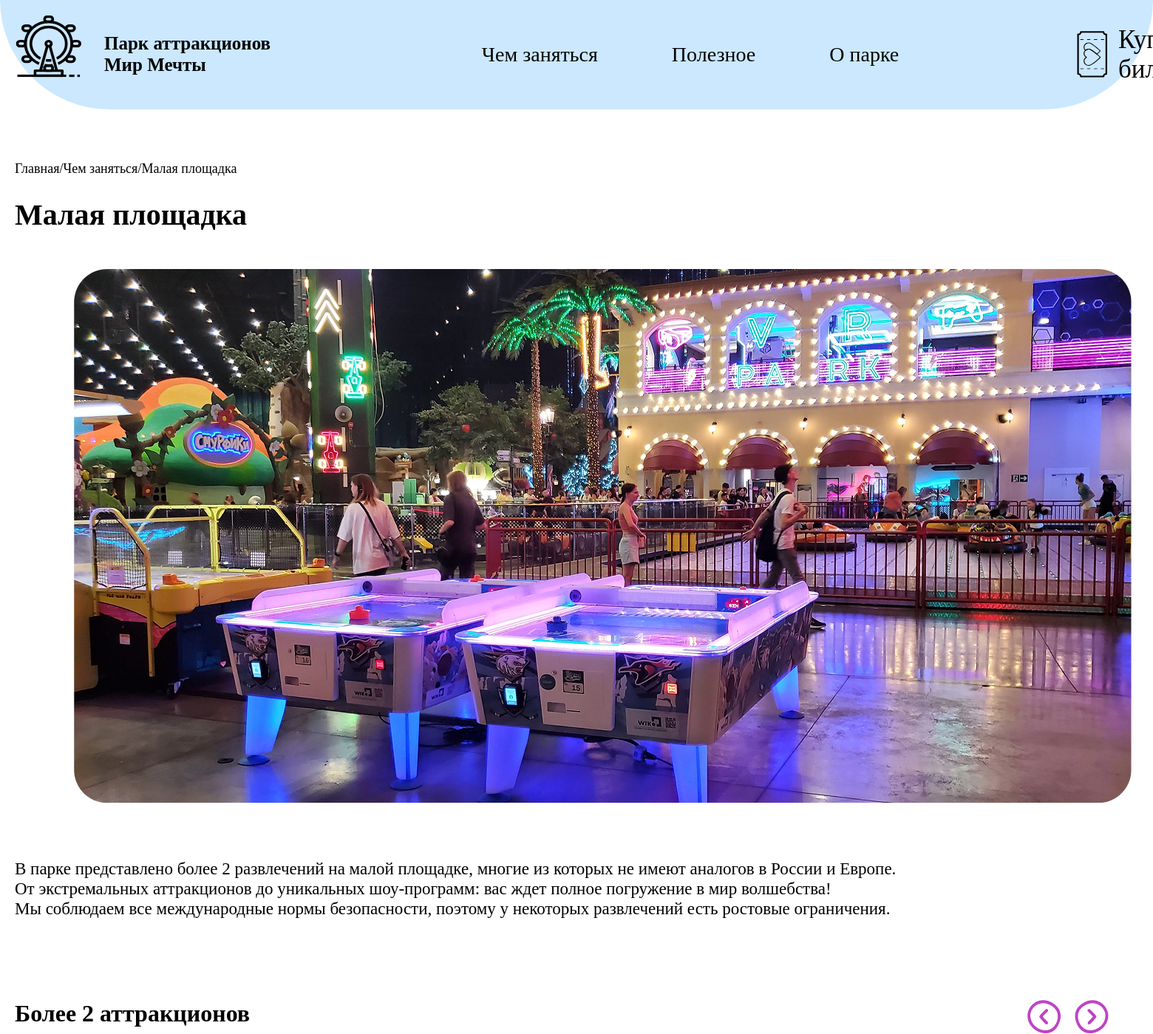
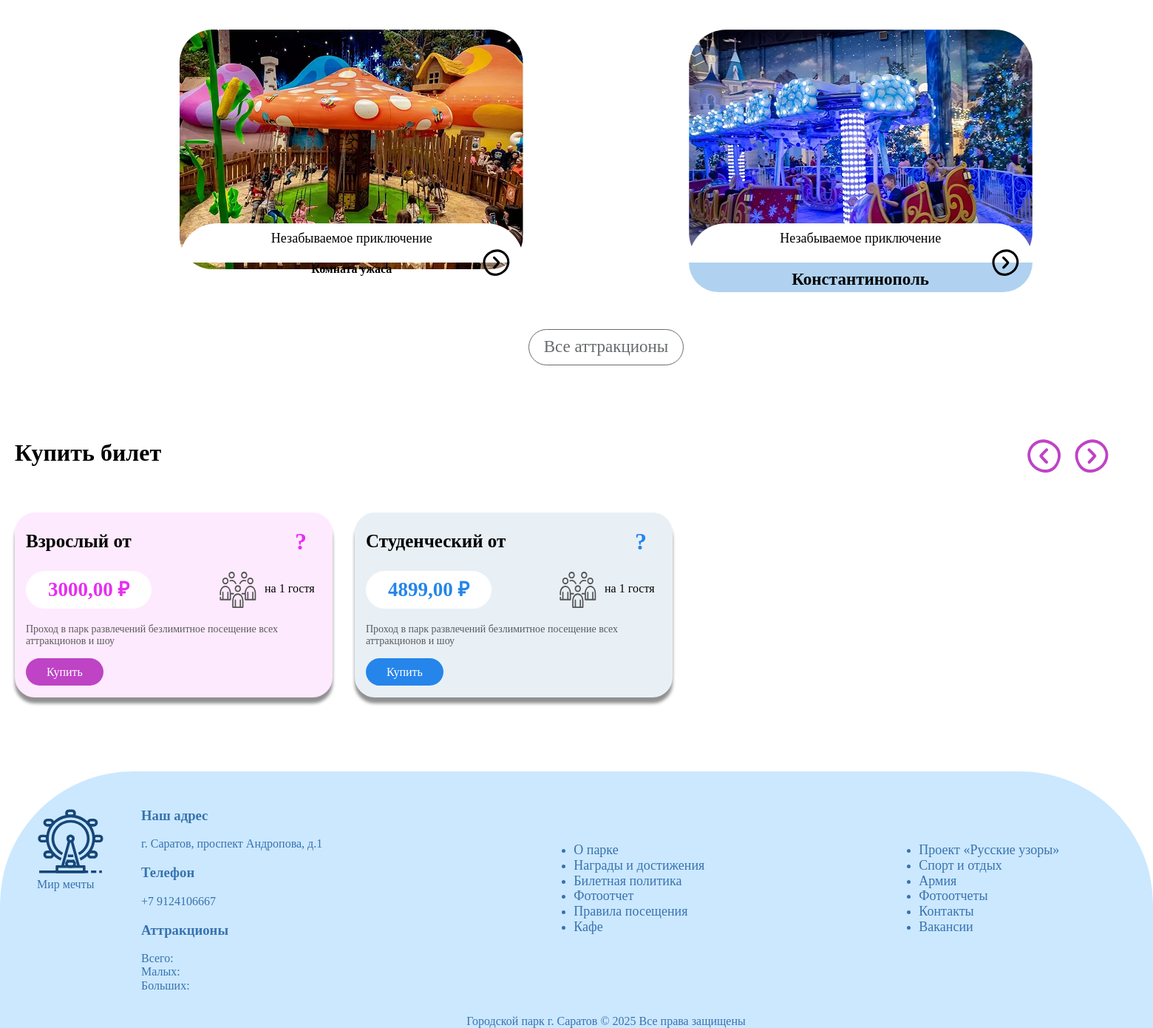
/small/, run on the app's committed database (2 pictures, top to bottom).
### gagi_app/models.py (models this page shows, shortened)
class Attractions(models.Model):
    PLAYGROUND_CHOICES = [
        ('small', 'Малая площадка'),
        ('big', 'Большая площадка'),
    ]
    CAPACITY_CHOICES = [
        (10, '10 человек'),
        (15, '15 человек'),
        (20, '20 человек')
    ]
    DURATION_CHOICES = [
        (3, '3 минуты'),
        (6, '6 минут'),
        (10, '10 минут'),
        (8, '8 минут'),
        (15, '15 минут')
    ]
    name = models.CharField('Название', max_length=100, unique=True)
    description = models.TextField('Описание', blank=True, null=True)
    min_height = models.IntegerField('Минимальный рост (см)', null=True, blank=True)
    max_height = models.IntegerField('Максимальный рост (см)', null=True, blank=True)
    min_age = models.IntegerField('Минимальный возраст', null=True, blank=True)
    activity_status = models.BooleanField('Статус активности', default=True)
    playground_type = models.CharField('Тип площадки', max_length=10, choices=PLAYGROUND_CHOICES, default='small')
    capacity = models.IntegerField('Вместимость (чел)', choices=CAPACITY_CHOICES)
    duration_minutes = models.IntegerField('Продолжительность (мин)', null=True, blank=True)
    staff = models.ForeignKey(Staff, on_delete=models.SET_NULL, null=True, blank=True, verbose_name='Ответственный сотрудник')
    main_image = models.ImageField('Главное изображение', upload_to='attraction_images/', null=True, blank=True)
    class Meta:
        verbose_name = "Аттракцион"
        verbose_name_plural = "Аттракционы"
        ordering = ["name"]

class TicketTypes(models.Model):
    NAME_CHOICES = [
        ('child', 'Детский'),
        ('adult', 'Взрослый'),
        ('family', 'Семейный'),
        ('student', 'Студенческий'),
        ('other', 'Другое')
    ]
    name = models.CharField('Название', max_length=50, choices=NAME_CHOICES)
    price = models.DecimalField('Цена', max_digits=10, decimal_places=2)
    validity_duration = models.IntegerField('Срок действия (дни)', default=1)
    description = models.TextField('Описание', blank=True, null=True)
    class Meta:
        verbose_name = "Тип билета"
        verbose_name_plural = "Типы билетов"
        ordering = ["name"]

### gagi_app/views.py (the view)
# urls.py: path('small/', page2, name='page2'),
def page2(request):
    small_attractions = Attractions.objects.filter(playground_type='small', activity_status=True)
    context = {
        'attractions': small_attractions,
        'attractions_count': small_attractions.count(),
        'attraction_examples': small_attractions[:3],  # Берем первые 3 аттракциона из базы
        'ticket_types': TicketTypes.objects.all(),
    }
    return render(request, 'page2.html', context)

### gagi_app/templates/page2.html
{% extends "base.html" %}
{% load static %}
{% block main %}
<div class="container">
    <section class="small-playground">
        <div class="small-info">
            <ul class="small-list">
                <li class="small-item"><a href="{% url 'page1' %}" class="small1-link">Главная</a></li>
                <li class="small-item"><a href="#" class="small2-link">/Чем заняться</a></li>
                <li class="small-item"><a href="#" class="small3-link">/Малая площадка</a></li>
            </ul>
            <h2 class="small-title">Малая площадка</h2>
        </div>
        <div class="info">
            <img src="{% static 'images/small.png' %}" alt="" class="small-img">
            <p class="small-text">В парке представлено более {{ attractions_count }} развлечений на малой площадке, многие из которых не имеют аналогов
                в России и Европе. <br>
                От экстремальных аттракционов до уникальных шоу-программ: вас ждет полное погружение в мир
                волшебства! <br>
                Мы соблюдаем все международные нормы безопасности, поэтому у некоторых развлечений есть ростовые
                ограничения.
            </p>
        </div>
    </section>
    <section class="more-atraction">
        <div class="head-more">
            <h2 class="more-title">Более {{ attractions_count }} аттракционов</h2>
            <div class="right-left">
                <a href="" class="attraction-link-s">
                    <img src="{% static 'images/right.png' %}" alt="" class="atraction-link-img">
                </a>
                <a href="" class="attraction-link">
                    <img src="{% static 'images/left.png' %}" alt="" class="atraction-link-img">
                </a>
            </div>
        </div>
        <div class="atr">
            {% for attraction in attraction_examples %}
            <div class="more-item-{{ forloop.counter }}">
                {% if attraction.main_image %}
                    <img src="{{ attraction.main_image.url }}" alt="{{ attraction.name }}" class="more-img">
                {% else %}
                    <img src="{% static 'images/arrou.svg' %}" alt="{{ attraction.name }}" class="more-img">
                {% endif %}
                <div class="more-atraction-text">
                    <p class="more-text">{{ attraction.description|default:"Незабываемое приключение" }}</p>
                    <h4 class="more-title-atracrion-{{ forloop.counter }}">{{ attraction.name }}</h4>
                </div>
            </div>
            {% endfor %}
        </div>
        <div class="all-atraction">
            <a href="#" class="all">Все аттракционы</a>
        </div>
    </section>
    <section class="attraction">
        <div class="head-attraction">
            <h2 class="attraction-title">Купить билет</h2>
            <div class="right-left">
                <a href="" class="attraction-link-s">
                    <img src="{% static 'images/right.png' %}" alt="" class="atraction-link-img">
                </a>
                <a href="" class="attraction-link">
                    <img src="{% static 'images/left.png' %}" alt="" class="atraction-link-img">
                </a>
            </div>
        </div>
        <div class="type-tickets">
            {% for ticket_type in ticket_types %}
            <div class="type{% if forloop.counter == 2 %}-blue{% elif forloop.counter == 3 %}-orange{% endif %}">
                <div class="type-head">
                    <h3 class="type-title">{{ ticket_type.get_name_display }} от</h3>
                    <strong class="right-what{% if forloop.counter == 2 %}-blue{% elif forloop.counter == 3 %}-orange{% endif %}">?</strong>
                </div>
                <div class="price-type">
                    <strong class="text-type{% if forloop.counter == 2 %}-blue{% elif forloop.counter == 3 %}-orange{% endif %}">
                        {{ ticket_type.price }} ₽
                    </strong>
                    <div class="guist">
                        <img src="{% static 'images/guist.svg' %}" alt="" class="price-img">
                        <p class="guist-text">на 1 гостя</p>
                    </div>
                </div>
                <p class="type-tickets-text">{{ ticket_type.description|default:"Проход в парк развлечений безлимитное посещение всех аттракционов и шоу" }}</p>
                <a href="{% url 'page4' %}" class="type-buy{% if forloop.counter == 2 %}-blue{% elif forloop.counter == 3 %}-orange{% endif %}">Купить</a>
            </div>
            {% endfor %}
        </div>
    </section>
</div>
{% endblock %}

### gagi_app/static/css/style.css (style rules this page uses)
a { text-decoration: none; color: #000 }
h1, h2, p { margin: 0; }
li { list-style: none; }
.container { margin: 0 auto; padding: 0 20px; width: 1600px; }
h4 { display: inline; }
.type-title { display: inline; font-size: 26px; min-width: 300px; }
.small-info { margin: 70px 0 50px 0; }
.small1-link { font-size: 18px; transition: all, 0.5s; }
.small2-link { font-size: 18px; transition: all, 0.5s; }
.small3-link { font-size: 18px; transition: all, 0.5s; }
.small-title { margin-top: 30px; font-size: 40px; }
.small-img { margin-left: 80px; margin-bottom: 70px; }
.small-text { font-size: 23px; line-height: 27px; }
.small-list { display: flex; padding: 0; }
.small-playground { margin-bottom: 110px; }
.head-attraction { display: flex; justify-content: space-between; margin-bottom: 50px; }
.right-left { margin-right: 30px; width: 200px; }
.attraction-title { font-size: 32px; }
.attraction-link-s { margin-right: 15px; }
.type { background-color: #FEEAFE; border-radius: 27px; width: 400px; height: 235px; padding: 0 15px 15px 15px; box-shadow: 0 8px 4px #919090; }
.type-head { display: flex; align-items: center; justify-content: space-between; }
.type-title { font-size: 25px; }
.right-what { font-size: 32px; margin-right: 20px; color: #E72EF1; }
.text-type { display: inline; font-size: 27px; color: #E72EF1; border-radius: 27px; padding: 10px 30px; background-color: #fff; }
.price-type { display: flex; justify-content: space-between; margin-bottom: 20px; }
.guist-text { width: 100px; padding-top: 15px; }
.guist { display: flex; gap: 10px; }
.type-tickets-text { color: #5B5B5B; font-size: 14px; margin-bottom: 25px; }
.type-buy { color: #fff; border-radius: 40px; background-color: #BE43C5; padding: 10px 28px; }
.type-tickets { display: flex; gap: 30px; }
.type-blue { background-color: #E8F0F6; border-radius: 27px; width: 400px; height: 235px; padding: 0 15px 15px 15px; box-shadow: 0 8px 4px #919090; }
.right-what-blue { font-size: 32px; margin-right: 20px; color: #2585EA; }
.text-type-blue { display: inline; font-size: 27px; color: #2585EA; border-radius: 27px; padding: 10px 30px; background-color: #fff; }
.type-buy-blue { color: #fff; border-radius: 40px; background-color: #2585EA; padding: 10px 28px; }
.attraction { margin-bottom: 100px; }
.more-title { margin-bottom: 50px; font-size: 32px; }
.more-item-1 { background-image: url("../images/gribok.png"); background-repeat: no-repeat; width: 465px; height: 325px; }
.more-atraction { margin-bottom: 70px; }
.more-atraction-text { margin-top: 220px; text-align: center; }
.more-text { background-color: #fff; border-top-left-radius: 50px; border-top-right-radius: 50px; height: 43px; width: 465px; padding-top: 10px; font-size: 18px; }
.more-img { position: relative; left: 410px; top: 297px; }
.more-item-2 { background-image: url("../images/snow.png"); background-repeat: no-repeat; width: 465px; height: 325px; }
.more-title-atracrion-2 { background-color: #B0D2F0; border-bottom-left-radius: 50px; border-bottom-right-radius: 50px; height: 30px; width: 465px; display: block; align-items: center; padding-top: 10px; margin: 0; font-size: 23px; }
.atr { display: flex; justify-content: space-evenly; }
.head-more { display: flex; justify-content: space-between; }
.all-atraction { display: flex; justify-content: center; margin: 80px 0 100px 0; }
.all { font-size: 23px; border: 1px solid #666A6C; color: #666A6C; border-radius: 45px; padding: 10px 20px; transition: all, 0.7s; }

### data on the page
Attractions: shows a picture, description "Незабываемое приключение", name "Комната ужаса"
Attractions: shows a picture, description "Незабываемое приключение", name "Константинополь"
TicketTypes: name "Взрослый", price "3000,00", description "Проход в парк развлечений безлимитное посещение всех аттракционов и шоу"
TicketTypes: name "Студенческий", price "4899,00", description "Проход в парк развлечений безлимитное посещение всех аттракционов и шоу"

### other printed values
{{ attractions_count }} "2"
